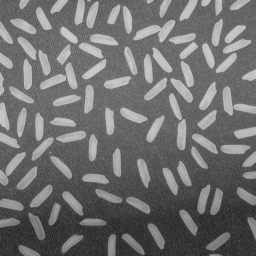
%> input picture rice.tif, 256 x 256 px
$ octave segmentation_6.m   (GNU Octave 9; MATLAB toolbox functions it lacks are replaced by stand-ins)
%> lines starting %> are read from the running program, lines starting %| are printed output that depends on the picture
I=imread('rice.tif');
%> I is the input picture: size 256x256 uint8; min 40, max 204, mean 111.2
I1=qtdecomp(I,0.25);
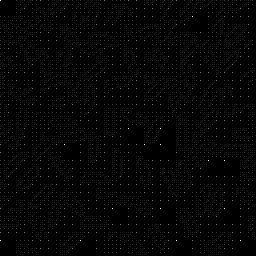
%> I1: size 256x256 double; min 0, max 16, mean 0.303; drawn with min black and max white
% I2=full(I1);
blocks=repmat(uint8(0),size(I1));
for dim=[512,256,128,64,32,16,8,4,2]
    numdim=length(find(I1==dim));
    if numdim>0
        values=repmat(uint8(1),[dim,dim,numdim]);
        values(2:dim,2:dim,numdim)=0;
        blocks=qtsetblk(I,I1,dim,values);
    end
end
%> this loop made 9 passes
%> numdim on passes 1 to 9: 0, 0, 0, 0, 0, 16, 298, 1448, 3900
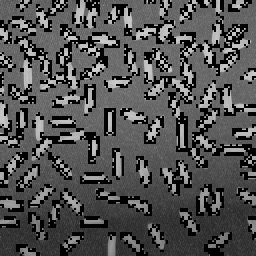
%> blocks: size 256x256 uint8; min 0, max 204, mean 80.9
blocks(end,1:end)=1;
blocks(1:end,end)=1;
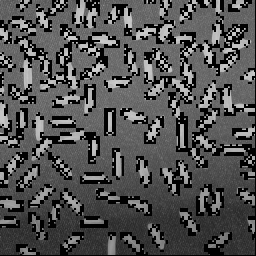
%> blocks: size 256x256 uint8; min 1, max 204, mean 80.3
subplot(121);imshow(I);
title('1');
subplot(122);imshow(blocks,[]);
title('2');
